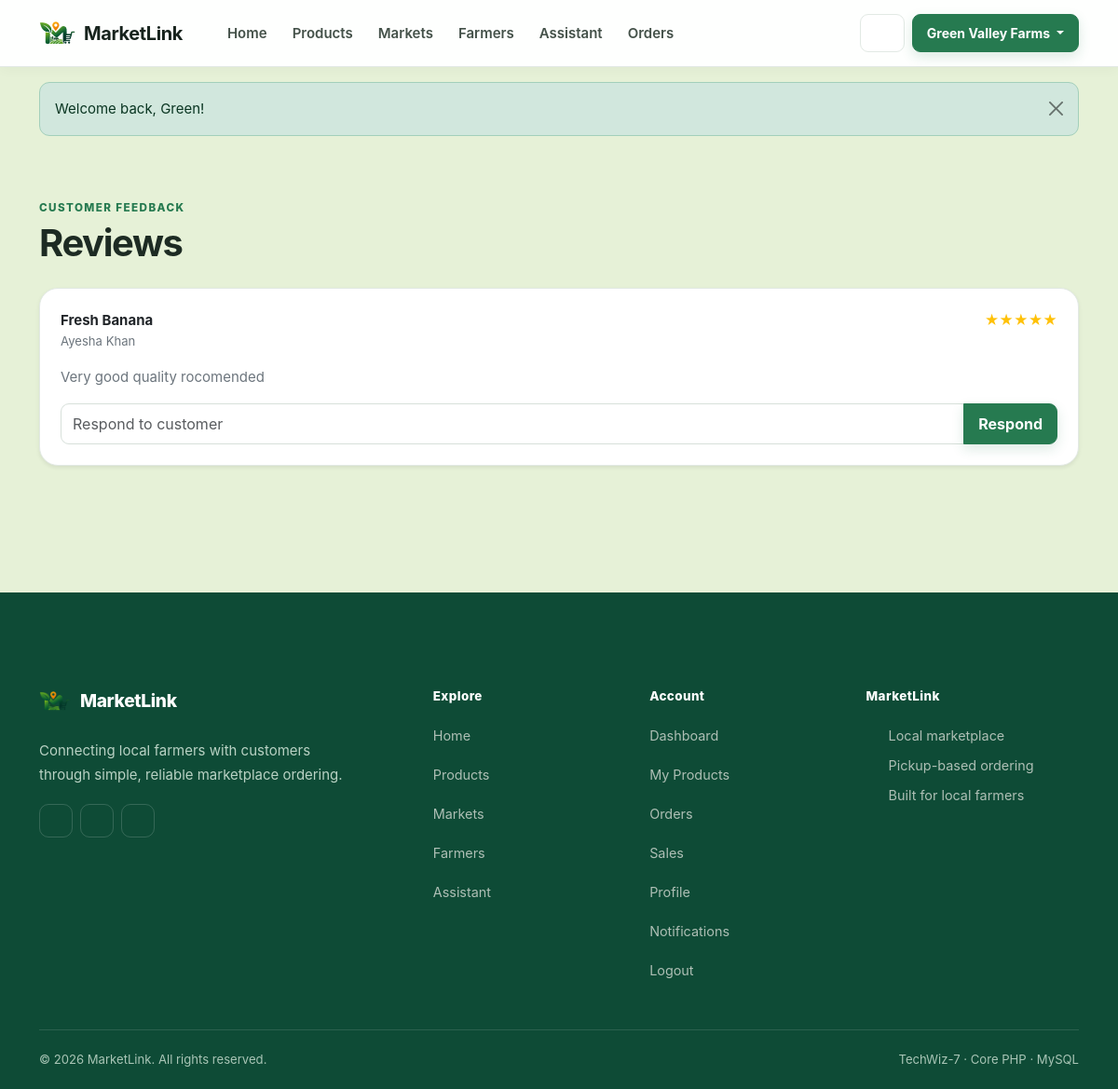
Page /farmer/reviews (signed in) on the committed database.
### tables this page shows
CREATE TABLE `users` (
  `id` int(10) UNSIGNED NOT NULL,
  `name` varchar(120) NOT NULL,
  `email` varchar(190) NOT NULL,
  `password` varchar(255) NOT NULL,
  `phone` varchar(30) DEFAULT NULL,
  `profile_image` varchar(255) DEFAULT NULL,
  `role` enum('admin','farmer','customer') NOT NULL DEFAULT 'customer',
  `market_id` int(10) UNSIGNED DEFAULT NULL,
  `status` enum('active','inactive') NOT NULL DEFAULT 'active',
  `approval_status` enum('pending','approved','suspended') NOT NULL DEFAULT 'approved',
  `created_at` timestamp NOT NULL DEFAULT current_timestamp()
);

CREATE TABLE `reviews` (
  `id` int(10) UNSIGNED NOT NULL,
  `product_id` int(10) UNSIGNED NOT NULL,
  `customer_id` int(10) UNSIGNED NOT NULL,
  `rating` tinyint(3) UNSIGNED NOT NULL,
  `comment` varchar(500) NOT NULL,
  `farmer_response` varchar(500) DEFAULT NULL,
  `status` enum('pending','approved','rejected') NOT NULL DEFAULT 'pending',
  `created_at` timestamp NOT NULL DEFAULT current_timestamp()
);

CREATE TABLE `products` (
  `id` int(10) UNSIGNED NOT NULL,
  `farmer_id` int(10) UNSIGNED DEFAULT NULL,
  `category_id` int(10) UNSIGNED DEFAULT NULL,
  `name` varchar(150) NOT NULL,
  `description` text DEFAULT NULL,
  `price` decimal(10,2) NOT NULL DEFAULT 0.00,
  `stock` int(10) UNSIGNED NOT NULL DEFAULT 0,
  `image` varchar(255) DEFAULT NULL,
  `status` enum('pending','approved','rejected') NOT NULL DEFAULT 'pending',
  `is_sold_out` tinyint(1) NOT NULL DEFAULT 0,
  `created_at` timestamp NOT NULL DEFAULT current_timestamp(),
  `updated_at` timestamp NOT NULL DEFAULT current_timestamp() ON UPDATE current_timestamp()
);

### app/Controllers/FarmerController.php (called while the page is built, shortened)
<?php
class FarmerController
{
    public function reviews(): void
    {
        require_role('farmer');
        $uid = current_user()['id'];
        $st = db()->prepare("SELECT r.*,p.name product_name,u.name customer_name FROM reviews r JOIN products p ON p.id=r.product_id JOIN users u ON u.id=r.customer_id WHERE p.farmer_id=? AND r.status='approved' ORDER BY r.created_at DESC");
        $st->execute([$uid]);
        $reviews = $st->fetchAll();
        require __DIR__ . '/../Views/layouts/header.php';
        require __DIR__ . '/../Views/farmer/reviews.php';
        require __DIR__ . '/../Views/layouts/footer.php';
    }
}

### index.php (called while the page is built, shortened)
<?php
require_once __DIR__ . '/app/Support/Router.php';
$router = new \App\Support\Router(require __DIR__ . '/routes/web.php');
$router->dispatch($_SERVER['REQUEST_METHOD'] ?? 'GET', $_SERVER['REQUEST_URI'] ?? '/');

### app/Support/auth.php (called while the page is built, shortened)
<?php
require_once __DIR__ . '/db.php';
function current_user(): ?array
{
    static $userLoaded = false;
    static $user = null;
    if ($userLoaded) return $user;
    $userLoaded = true;
    $st = db()->prepare('SELECT * FROM users WHERE id=? LIMIT 1');
    $st->execute([$_SESSION['user_id']]);
    $user = $st->fetch() ?: null;
    return $user;
}
function require_login(): void
{
    if (!current_user()) {
        flash('warning', 'Please login first.');
        redirect('login.php');
    }
}
function require_role(string $role): void
{
    require_login();
}

### app/Support/db.php (called while the page is built, shortened)
<?php
function db(): PDO {
    static $pdo = null;
    if ($pdo === null) {
        $dsn = 'mysql:host=' . DB_HOST . ';dbname=' . DB_NAME . ';charset=utf8mb4';
        $pdo = new PDO($dsn, DB_USER, DB_PASS, [PDO::ATTR_ERRMODE=>PDO::ERRMODE_EXCEPTION, PDO::ATTR_DEFAULT_FETCH_MODE=>PDO::FETCH_ASSOC, PDO::ATTR_EMULATE_PREPARES=>false]);
    }
    return $pdo;
}

### app/Views/farmer/reviews.php (the view)
<div class="container py-5"><span class="eyebrow">Customer feedback</span>
    <h1 class="fw-bold mb-4">Reviews</h1><?php foreach ($reviews as $r): ?><div class="card border-0 shadow-sm mb-3">
            <div class="card-body">
                <div class="d-flex justify-content-between">
                    <div><strong><?= e($r['product_name']) ?></strong>
                        <div class="small text-secondary"><?= e($r['customer_name']) ?></div>
                    </div><span class="text-warning"><?= str_repeat('★', $r['rating']) . str_repeat('☆', 5 - $r['rating']) ?></span>
                </div>
                <p class="mt-3 mb-3 text-secondary"><?= e($r['comment']) ?></p><?php if ($r['farmer_response']): ?><div class="bg-body-tertiary p-3 rounded small"><strong>Your response:</strong> <?= e($r['farmer_response']) ?></div><?php else: ?><form method="post" action="<?= url('actions/farmer_review.php') ?>"><?= csrf_field() ?><input type="hidden" name="review_id" value="<?= $r['id'] ?>">
                        <div class="input-group"><input name="response" class="form-control" placeholder="Respond to customer" required><button class="btn btn-primary">Respond</button></div>
                    </form><?php endif; ?>
            </div>
        </div><?php endforeach; ?>
</div>

### app/Support/Router.php (shortened to what this page needs)
<?php
class Router {
    public function dispatch(string $method, string $uri): void {
        $path = parse_url($uri, PHP_URL_PATH) ?: '/';
        foreach ($this->routes as [$m,$route,$handler]) {
            if ($m === $method && $route === $path) { [$class,$action]=$handler; (new $class())->$action(); return; }
        }
    }
}

### app/Views/layouts/header.php (shortened to what this page needs)
<?php
$flash = get_flash();
$user = current_user();
?>
<!doctype html>
<html lang="en">
<head>
    <link
        href="https://cdn.jsdelivr.net/npm/bootstrap@5.3.8/dist/css/bootstrap.min.css"
        rel="stylesheet"
    >
<link
        href="<?= url('assets/css/style.css') ?>"
        rel="stylesheet"
    >
</head>
<body>
    <nav class="navbar navbar-expand-lg navbar-light sticky-top">
        <div class="container">
            <a
                class="navbar-brand fw-bold d-flex align-items-center gap-2"
                href="<?= url('home') ?>"
            >
                <img src="<?= url('assets/img/logo.png') ?>" alt="MarketLink logo" width="40" height="40" class="d-inline-block align-text-top">
                <span>MarketLink</span>
            </a>
            <div id="mainNav" class="collapse navbar-collapse">
                <ul class="navbar-nav me-auto mb-2 mb-lg-0">
                    <li class="nav-item links">
                        <a
                            class="nav-link text-light"
                            href="<?= url('home') ?>"
                        >
                            Home
                        </a>
                    </li>
                    <li class="nav-item links">
                        <a
                            class="nav-link text-light"
                            href="<?= url('products') ?>"
                        >
                            Products
                        </a>
                    </li>
                    <li class="nav-item links">
                        <a
                            class="nav-link text-light"
                            href="<?= url('markets') ?>"
                        >
                            Markets
                        </a>
                    </li>
                    <li class="nav-item links">
                        <a
                            class="nav-link text-light"
                            href="<?= url('farmers') ?>"
                        >
                            Farmers
                        </a>
                    </li>
                    <li class="nav-item links">
                        <a
                            class="nav-link text-light"
                            href="<?= url('assistant') ?>"
                        >
                            Assistant
                        </a>
                    </li>
                    <?php if ($user && $user['role'] === 'customer'): ?>
                        <li class="nav-item links">
                            <a
                                class="nav-link text-light"
                                href="<?= url('orders') ?>"
                            >
                                Orders
                            </a>
                        </li>
                    <?php elseif ($user && $user['role'] === 'farmer'): ?>
                        <li class="nav-item">
                            <a
                                class="nav-link"
                                href="<?= url('farmer/orders') ?>"
                            >
                                Orders
                            </a>
                        </li>
                    <?php endif; ?>
                </ul>
                <div class="d-flex align-items-center gap-2">
                    <?php if ($user): ?>
                        <a
                            class="btn btn-outline-light btn-sm bell-icon"
                            href="<?= url('notifications') ?>"
                        >
                            <?= svg_icon("bell", "icon icon-sm", "Notifications") ?>
                        </a>
                        <div class="dropdown">
                            <button
                                class="btn btn-primary btn-sm dropdown-toggle"
                                data-bs-toggle="dropdown"
                            >
                                <?= e($user['name']) ?>
                            </button>
                        </div>
                    <?php endif; ?>
                </div>
            </div>
        </div>
    </nav>
    <?php if ($flash): ?>
        <div class="container mt-3">
            <div
                class="alert alert-<?= e($flash['type']) ?> alert-dismissible fade show"
                role="alert"
            >
                <?= e($flash['message']) ?>
                <button
                    class="btn-close"
                    data-bs-dismiss="alert"
                ></button>
            </div>
        </div>
    <?php endif; ?>

### assets/css/style.css (style rules this page uses)
:root { --green-950: #123b2a; --green-900: #174b34; --green-800: #1d6545; --green-700: #267a50; --green-600: #2f8b5c; --green-100: #e8f5ed; --green-50: #f4faf6; --ink: #17231d; --muted: #6b776f; --line: #e2e9e4; --paper: #ffffff; --page: #71af1a2c; --warning: #a66a00; --danger: #b42318; --radius: 14px; --radius-lg: 20px; --shadow: 0 8px 24px rgba(25, 55, 39, .07); --shadow-hover: 0 16px 36px rgba(25, 55, 39, .11); }
* { box-sizing: border-box; }
html { scroll-behavior: smooth; }
body { margin: 0; background: var(--page); color: var(--ink); font-family: Inter, ui-sans-serif, -apple-system, BlinkMacSystemFont, "Segoe UI", sans-serif; font-size: 15px; line-height: 1.6; -webkit-font-smoothing: antialiased; }
a { color: var(--green-700); text-decoration: none; }
.navbar { min-height: 72px; background: rgba(255,255,255,.97) !important; border-bottom: 1px solid var(--line) !important; box-shadow: 0 2px 14px rgba(20, 45, 31, .04); padding: 10px 0; }
.navbar .container { gap: 20px; }
.navbar-brand { color: var(--ink) !important; letter-spacing: -.02em; }
.navbar-nav { gap: 3px; }
.navbar-nav .links { margin: 0; }
.navbar-nav .links .nav-link, .navbar-nav .nav-link { position: relative; color: #445149 !important; font-weight: 600; padding: 9px 12px !important; border-radius: 9px; transition: background .18s ease, color .18s ease; }
.btn { border-radius: 9px; font-weight: 650; padding: 9px 15px; border-width: 1px; transition: transform .16s ease, box-shadow .16s ease, background .16s ease; }
.btn-primary { --bs-btn-bg: var(--green-700); --bs-btn-border-color: var(--green-700); --bs-btn-hover-bg: var(--green-900); --bs-btn-hover-border-color: var(--green-900); --bs-btn-active-bg: var(--green-900); --bs-btn-active-border-color: var(--green-900); box-shadow: 0 5px 13px rgba(38,122,80,.16); }
.form-control, .form-select { min-height: 44px; border-color: #d7e0da; border-radius: 9px; color: var(--ink); background: #fff; }
.hero-card, .card, .stat-card, .stat-mini, .info-box { background: var(--paper); border: 1px solid var(--line) !important; border-radius: var(--radius-lg) !important; }
.card, .stat-card { box-shadow: var(--shadow); }
.card-body { padding: 22px; }
.eyebrow { display: inline-block; margin-bottom: 7px; color: var(--green-700); font-size: .73rem; line-height: 1; text-transform: uppercase; letter-spacing: .12em; font-weight: 800; }
.alert { border-radius: 11px; border-width: 1px; }
.bell-icon { position: relative; color: var(--green-800) !important; background: #fff !important; border-color: var(--line) !important; box-shadow: none; }
.container > h1, .container h1 { letter-spacing: -.035em; color: #1d2b23; }
.navbar-brand img { object-fit: contain; border-radius: 9px; }

### rows in the picture
users: name "Green Valley Farms"
reviews: product.name "Fresh Banana", customer.name "Ayesha Khan", rating "★★★★★", comment "Very good quality rocomended"
